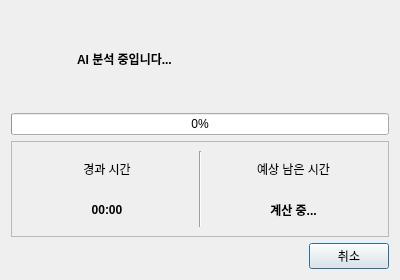
<?xml version="1.0" encoding="UTF-8"?>
<ui version="4.0">
 <class>AnalysisPopup</class>
 <widget class="QDialog" name="AnalysisPopup">
  <property name="geometry">
   <rect>
    <x>0</x>
    <y>0</y>
    <width>400</width>
    <height>280</height>
   </rect>
  </property>
  <property name="minimumSize">
   <size>
    <width>400</width>
    <height>280</height>
   </size>
  </property>
  <property name="maximumSize">
   <size>
    <width>400</width>
    <height>280</height>
   </size>
  </property>
  <property name="windowTitle">
   <string>분석 중</string>
  </property>
  <layout class="QVBoxLayout" name="verticalLayout_main">
   <item>
    <layout class="QHBoxLayout" name="layout_top">
     <item>
      <widget class="QLabel" name="label_icon">
       <property name="minimumSize">
        <size>
         <width>60</width>
         <height>60</height>
        </size>
       </property>
       <property name="maximumSize">
        <size>
         <width>60</width>
         <height>60</height>
        </size>
       </property>
       <property name="text">
        <string/>
       </property>
       <property name="pixmap">
        <pixmap>icons/alert.png</pixmap>
       </property>
       <property name="scaledContents">
        <bool>true</bool>
       </property>
       <property name="alignment">
        <set>Qt::AlignmentFlag::AlignCenter</set>
       </property>
      </widget>
     </item>
     <item>
      <layout class="QVBoxLayout" name="layout_text">
       <item>
        <widget class="QLabel" name="label_title">
         <property name="font">
          <font>
           <bold>true</bold>
          </font>
         </property>
         <property name="text">
          <string>AI 분석 중입니다...</string>
         </property>
        </widget>
       </item>
      </layout>
     </item>
    </layout>
   </item>
   <item>
    <widget class="QProgressBar" name="progress_bar">
     <property name="minimum">
      <number>0</number>
     </property>
     <property name="maximum">
      <number>100</number>
     </property>
     <property name="value">
      <number>0</number>
     </property>
     <property name="textVisible">
      <bool>true</bool>
     </property>
    </widget>
   </item>
   <item>
    <widget class="QFrame" name="frame_time">
     <property name="frameShape">
      <enum>QFrame::Shape::StyledPanel</enum>
     </property>
     <layout class="QHBoxLayout" name="layout_time">
      <item>
       <layout class="QVBoxLayout" name="layout_elapsed">
        <item>
         <widget class="QLabel" name="label_elapsed_title">
          <property name="text">
           <string>경과 시간</string>
          </property>
          <property name="alignment">
           <set>Qt::AlignmentFlag::AlignCenter</set>
          </property>
         </widget>
        </item>
        <item>
         <widget class="QLabel" name="label_elapsed">
          <property name="font">
           <font>
            <bold>true</bold>
           </font>
          </property>
          <property name="text">
           <string>00:00</string>
          </property>
          <property name="alignment">
           <set>Qt::AlignmentFlag::AlignCenter</set>
          </property>
         </widget>
        </item>
       </layout>
      </item>
      <item>
       <widget class="QFrame" name="line_time">
        <property name="frameShape">
         <enum>QFrame::Shape::VLine</enum>
        </property>
        <property name="frameShadow">
         <enum>QFrame::Shadow::Sunken</enum>
        </property>
       </widget>
      </item>
      <item>
       <layout class="QVBoxLayout" name="layout_remaining">
        <item>
         <widget class="QLabel" name="label_remaining_title">
          <property name="text">
           <string>예상 남은 시간</string>
          </property>
          <property name="alignment">
           <set>Qt::AlignmentFlag::AlignCenter</set>
          </property>
         </widget>
        </item>
        <item>
         <widget class="QLabel" name="label_remaining">
          <property name="font">
           <font>
            <bold>true</bold>
           </font>
          </property>
          <property name="text">
           <string>계산 중...</string>
          </property>
          <property name="alignment">
           <set>Qt::AlignmentFlag::AlignCenter</set>
          </property>
         </widget>
        </item>
       </layout>
      </item>
     </layout>
    </widget>
   </item>
   <item>
    <layout class="QHBoxLayout" name="layout_buttons">
     <item>
      <spacer name="horizontalSpacer_buttons">
       <property name="orientation">
        <enum>Qt::Orientation::Horizontal</enum>
       </property>
       <property name="sizeHint" stdset="0">
        <size>
         <width>40</width>
         <height>20</height>
        </size>
       </property>
      </spacer>
     </item>
     <item>
      <widget class="QPushButton" name="btn_cancel">
       <property name="text">
        <string>취소</string>
       </property>
      </widget>
     </item>
    </layout>
   </item>
  </layout>
 </widget>
 <resources/>
 <connections/>
</ui>
